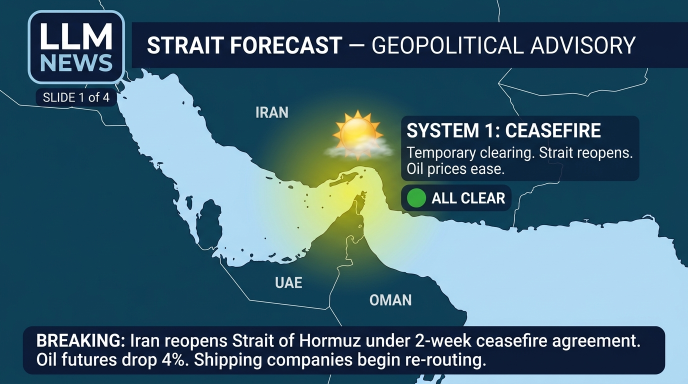
#> input picture comic-v7/strait_slide1_nb2.png, 1376 x 768 px, found by its file name (shown at 1/2 size)
$ python explainer.py
#> lines starting #> are read from the running program, lines starting #| are printed output that depends on the picture
"""
Comic v7 — LLM NEWS motion graphics explainer.
Progressive disclosure: one background, systems appear one by one.
Style reference: motion.so snackable explainers.
Output: 1920x1080 16:9 MP4 at 30fps.
"""
import os, json, base64, math, requests
from PIL import Image, ImageDraw, ImageFont

OUT = "/root/comic-v7"
FRAMES_DIR = os.path.join(OUT, "explainer_frames")
os.makedirs(FRAMES_DIR, exist_ok=True)

NB2_KEY = os.environ.get("VEO_API_KEY") or os.environ.get("GEMINI_API_KEY")

W, H = 1920, 1080
FPS = 30
TOTAL_SECONDS = 35

# Colors (RGBA tuples used with alpha compositing)
NAVY = (15, 23, 42)
DARK_NAVY = (10, 15, 30)
WHITE = (255, 255, 255)
GOLD = (255, 200, 50)
ORANGE = (255, 140, 40)
RED = (220, 40, 40)
PURPLE = (130, 50, 180)
GREEN = (40, 200, 80)
TICKER_BG = (10, 15, 35)

# Fonts
FONT_BOLD = "/usr/share/fonts/truetype/dejavu/DejaVuSans-Bold.ttf"
FONT_REG = "/usr/share/fonts/truetype/dejavu/DejaVuSans.ttf"
FONT_COND_BOLD = "/usr/share/fonts/truetype/dejavu/DejaVuSansCondensed-Bold.ttf"


def font(path, size):
    try:
        return ImageFont.truetype(path, size)
    except:
        return ImageFont.load_default()


def ease_out(t):
    return 1 - (1 - min(1, max(0, t))) ** 3


def lerp_color(c1, c2, t):
    return tuple(int(a + (b - a) * t) for a, b in zip(c1, c2))


# ────────────────────────────────────────
# NB2 base map generation
# ────────────────────────────────────────
def gen_nb2_base():
    """Generate clean map background with NB2."""
    print("Generating clean base map with NB2...")
    if not NB2_KEY:
        print("  No NB2 key"); return None

    prompt = """A television news broadcast screen background with ONLY geography, no data:
- Top banner: solid dark navy (#0A0F23) bar full width, 60px tall
- Main area: stylized satellite-view map of the Persian Gulf and Strait of Hormuz region. Iran coastline along the north, UAE and Oman along the south. The Strait is a clear narrow passage between them. Ocean in deep teal-blue (#143F50), land in dark blue-grey (#1A2840). Country labels "IRAN", "UAE", "OMAN" in small white sans-serif text.
- Bottom bar: solid dark navy (#0A0F23) bar full width, 70px tall
- NO weather systems, NO icons, NO annotations, NO data overlays. ONLY the map geography.
- The map should fill most of the frame, with the Strait of Hormuz roughly in the right-center.
- Clean, dark, professional broadcast aesthetic. No gradients on the bars."""

    url = f"https://generativelanguage.googleapis.com/v1beta/models/gemini-3.1-flash-image-preview:generateContent?key={NB2_KEY}"
    payload = {
        "contents": [{"parts": [{"text": prompt}]}],
        "generationConfig": {
            "responseModalities": ["TEXT", "IMAGE"],
            "imageConfig": {"aspectRatio": "16:9"},
        }
    }
    try:
        r = requests.post(url, json=payload, timeout=300)
        print(f"  HTTP {r.status_code}")
        if r.status_code != 200:
            print(f"  ERR: {r.text[:500]}"); return None
        data = r.json()
        for cand in data.get("candidates", []):
            for part in cand.get("content", {}).get("parts", []):
                if "inlineData" in part:
                    img_data = base64.b64decode(part["inlineData"]["data"])
                    path = os.path.join(OUT, "base_map_nb2.png")
                    with open(path, "wb") as f:
                        f.write(img_data)
                    print(f"  Saved: {path} ({len(img_data)//1024}KB)")
                    return path
        return None
    except Exception as e:
        print(f"  EXC: {e}"); return None


# ────────────────────────────────────────
# Drawing primitives
# ────────────────────────────────────────
def draw_rounded_box(draw, xy, fill, radius=8):
    """Draw a rounded rectangle with RGBA fill on an RGBA overlay."""
    draw.rounded_rectangle(xy, radius=radius, fill=fill)


# [76 lines left out: functions draw_glow_ellipse, overlay_system_1, overlay_system_2, overlay_system_3, overlay_system_4, not called in this run]


# ────────────────────────────────────────
# Info panel renderers (text labels — drawn ON TOP of everything)
# ────────────────────────────────────────
def panel_branding(draw, alpha):
    """LLM NEWS logo + banner. Always visible."""
    a = int(255 * alpha)

    # Top banner bar
    draw.rectangle([(0, 0), (W, 65)], fill=(*TICKER_BG, a))

    # LLM NEWS badge
    draw_rounded_box(draw, [(18, 10), (185, 56)], (*DARK_NAVY, a), radius=8)
    draw.rounded_rectangle([(18, 10), (185, 56)], radius=8,
                           outline=(60, 90, 120, int(a * 0.6)), width=1)
    draw.text((30, 12), "LLM", fill=(*WHITE, a), font=font(FONT_BOLD, 34))
    draw.text((115, 28), "NEWS", fill=(80, 180, 240, a), font=font(FONT_BOLD, 18))

    # Banner text
    draw.text((210, 18), "STRAIT FORECAST", fill=(*WHITE, a), font=font(FONT_BOLD, 30))
    draw.text((530, 24), "— GEOPOLITICAL ADVISORY", fill=(160, 180, 200, a),
              font=font(FONT_REG, 22))

    # Bottom ticker bar (empty for now)
    draw.rectangle([(0, H - 75), (W, H)], fill=(*TICKER_BG, a))


# [92 lines left out: functions panel_system_1, panel_system_2, panel_system_3, panel_system_4, draw_ticker, not called in this run]


# ────────────────────────────────────────
# Frame renderer
# ────────────────────────────────────────
def render_frame(base_img, frame_num):
    """Render one frame. Layer order: base → map overlays → text panels."""
    t = frame_num / FPS  # time in seconds

    # Start with base
    frame = base_img.copy().convert("RGBA")

    # Layer 1: Map overlays (weather graphics on the map)
    map_layer = Image.new("RGBA", (W, H), (0, 0, 0, 0))
    md = ImageDraw.Draw(map_layer)

    if t >= 3:
        overlay_system_1(md, ease_out((t - 3) / 1.0))
    if t >= 9:
        overlay_system_2(md, ease_out((t - 9) / 1.0))
    if t >= 16:
        overlay_system_3(md, ease_out((t - 16) / 1.5))
    if t >= 23:
        overlay_system_4(md, ease_out((t - 23) / 2.0))

    frame = Image.alpha_composite(frame, map_layer)

    # Layer 2: Text panels (always on top of map graphics)
    text_layer = Image.new("RGBA", (W, H), (0, 0, 0, 0))
    td = ImageDraw.Draw(text_layer)

    # Branding fades in at start
    panel_branding(td, ease_out(t / 1.0))

    # System panels fade in with their overlays
    if t >= 3:
        panel_system_1(td, ease_out((t - 3) / 1.0))
    if t >= 9:
        panel_system_2(td, ease_out((t - 9) / 1.0))
    if t >= 16:
        panel_system_3(td, ease_out((t - 16) / 1.5))
    if t >= 23:
        panel_system_4(td, ease_out((t - 23) / 2.0))

    # Ticker
    if t < 3:
        pass
    elif t < 9:
        draw_ticker(td, "BREAKING: Iran reopens Strait of Hormuz under 2-week ceasefire agreement. Oil futures drop 4%.", ease_out((t - 3) / 0.5))
    elif t < 16:
        draw_ticker(td, "UPDATE: Major shipping lines redirecting through Strait. Estimated savings: $800K per voyage vs Cape route.", ease_out((t - 9) / 0.5))
    elif t < 23:
        draw_ticker(td, "ANALYSIS: Companies maintaining Cape routes now positioned advantageously. Re-routed vessels face 72-hour exit window.", ease_out((t - 16) / 0.5))
    else:
        draw_ticker(td, "ADVISORY: Markets pricing System 1. Shipping responding to System 2. Analysts debating System 3. Nobody has a model for System 4.", ease_out((t - 23) / 0.5))

    frame = Image.alpha_composite(frame, text_layer)
    return frame.convert("RGB")


# ────────────────────────────────────────
# Main
# ────────────────────────────────────────
def main():
    # Step 1: Base map
    print("=" * 60)
    print("STEP 1: Base map")
    print("=" * 60)

    base_path = gen_nb2_base()
    if base_path:
        base_img = Image.open(base_path).resize((W, H), Image.LANCZOS)
        print(f"  Using NB2 base: {base_path}")
    else:
        # Fallback: use the existing NB2 slide 1 as base (it has System 1 baked in,
        # but it's better than the crude programmatic map)
        fallback = os.path.join(OUT, "strait_slide1_nb2.png")
        if os.path.exists(fallback):
            base_img = Image.open(fallback).resize((W, H), Image.LANCZOS)
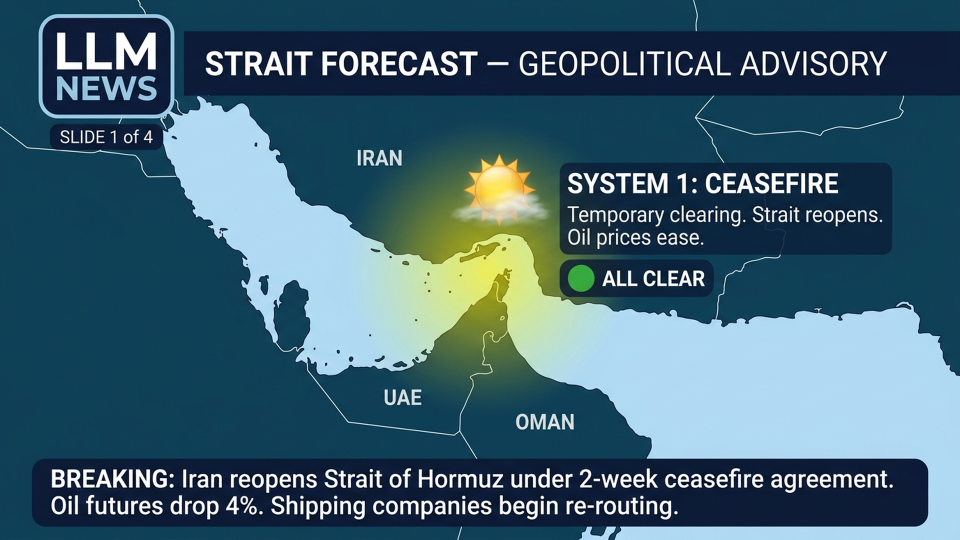
#> base_img: PIL image 1920x1080 RGB (shown at 1/2 size); mean R, G, B 63.1, 97.6, 113.7
            print(f"  Fallback: using slide 1 NB2 as base")
        else:
            # Last resort: dark navy background
            base_img = Image.new("RGB", (W, H), NAVY)
            print(f"  Using plain dark background")

    # Step 2: Render frames
    total = TOTAL_SECONDS * FPS
    print(f"\n{'='*60}")
    print(f"STEP 2: Rendering {total} frames ({TOTAL_SECONDS}s at {FPS}fps)")
    print("=" * 60)

    for i in range(total):
        frame = render_frame(base_img, i)
        frame.save(os.path.join(FRAMES_DIR, f"frame_{i:05d}.png"))
        if i % (FPS * 3) == 0:
            print(f"  {i}/{total} (t={i/FPS:.0f}s)")
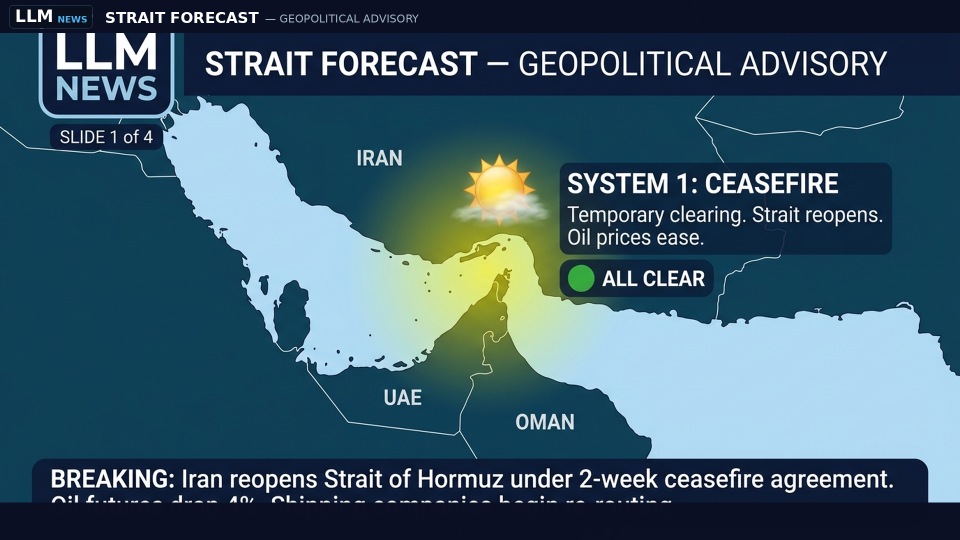
#> frame: PIL image 1920x1080 RGB (shown at 1/2 size); mean R, G, B 59.8, 90.5, 106.2

    print(f"  Done")

    # Step 3: Compile
    print(f"\n{'='*60}")
    print("STEP 3: Compile MP4")
    print("=" * 60)

    out_path = os.path.join(OUT, "strait_explainer_v2.mp4")
    cmd = (
        f'ffmpeg -y -framerate {FPS} -i {FRAMES_DIR}/frame_%05d.png '
        f'-c:v libx264 -pix_fmt yuv420p -crf 18 -preset medium '
        f'"{out_path}"'
    )
    os.system(cmd)

    if os.path.exists(out_path):
        mb = os.path.getsize(out_path) / (1024 * 1024)
        print(f"  Output: {out_path} ({mb:.1f}MB)")
    else:
        print("  FAILED")


if __name__ == "__main__":
#> (the run stopped early here; a loop or call above may not have finished)
